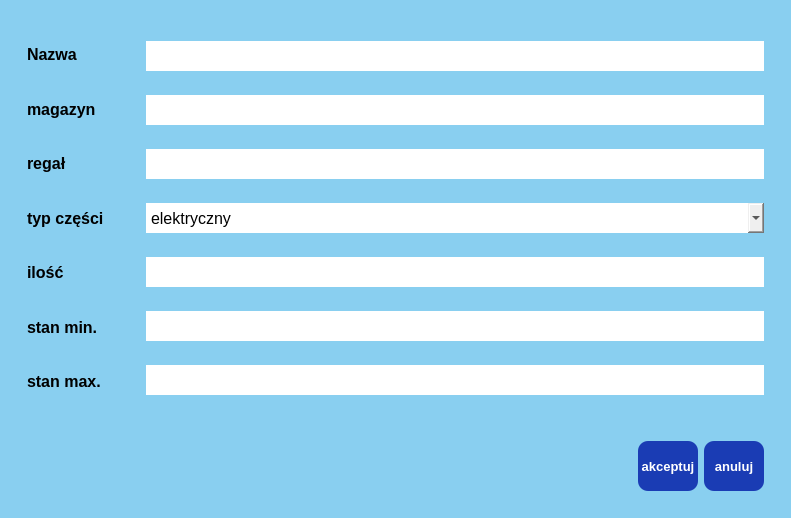
<?xml version="1.0" encoding="UTF-8"?>
<ui version="4.0">
 <class>Form</class>
 <widget class="QWidget" name="Form">
  <property name="geometry">
   <rect>
    <x>0</x>
    <y>0</y>
    <width>791</width>
    <height>518</height>
   </rect>
  </property>
  <property name="windowTitle">
   <string>Form</string>
  </property>
  <layout class="QHBoxLayout" name="horizontalLayout">
   <property name="spacing">
    <number>0</number>
   </property>
   <property name="leftMargin">
    <number>0</number>
   </property>
   <property name="topMargin">
    <number>0</number>
   </property>
   <property name="rightMargin">
    <number>0</number>
   </property>
   <property name="bottomMargin">
    <number>0</number>
   </property>
   <item>
    <widget class="QFrame" name="widget_main_frame">
     <property name="styleSheet">
      <string notr="true">#widget_main_frame{
background-color:#89cff0
}

*{
border:None;
}</string>
     </property>
     <property name="frameShape">
      <enum>QFrame::StyledPanel</enum>
     </property>
     <property name="frameShadow">
      <enum>QFrame::Raised</enum>
     </property>
     <layout class="QHBoxLayout" name="horizontalLayout_2">
      <item>
       <widget class="QFrame" name="frame_2">
        <property name="frameShape">
         <enum>QFrame::StyledPanel</enum>
        </property>
        <property name="frameShadow">
         <enum>QFrame::Raised</enum>
        </property>
        <layout class="QVBoxLayout" name="verticalLayout_2">
         <item>
          <widget class="QFrame" name="frame_5">
           <property name="minimumSize">
            <size>
             <width>0</width>
             <height>400</height>
            </size>
           </property>
           <property name="frameShape">
            <enum>QFrame::StyledPanel</enum>
           </property>
           <property name="frameShadow">
            <enum>QFrame::Raised</enum>
           </property>
           <layout class="QVBoxLayout" name="verticalLayout_3">
            <property name="spacing">
             <number>0</number>
            </property>
            <item>
             <widget class="QLabel" name="label">
              <property name="font">
               <font>
                <pointsize>12</pointsize>
                <weight>75</weight>
                <bold>true</bold>
               </font>
              </property>
              <property name="text">
               <string>Nazwa</string>
              </property>
             </widget>
            </item>
            <item>
             <widget class="QLabel" name="label_2">
              <property name="font">
               <font>
                <pointsize>12</pointsize>
                <weight>75</weight>
                <bold>true</bold>
               </font>
              </property>
              <property name="text">
               <string>magazyn</string>
              </property>
             </widget>
            </item>
            <item>
             <widget class="QLabel" name="label_3">
              <property name="font">
               <font>
                <pointsize>12</pointsize>
                <weight>75</weight>
                <bold>true</bold>
               </font>
              </property>
              <property name="text">
               <string>regał</string>
              </property>
             </widget>
            </item>
            <item>
             <widget class="QLabel" name="label_4">
              <property name="font">
               <font>
                <pointsize>12</pointsize>
                <weight>75</weight>
                <bold>true</bold>
               </font>
              </property>
              <property name="text">
               <string>typ części</string>
              </property>
             </widget>
            </item>
            <item>
             <widget class="QLabel" name="label_5">
              <property name="font">
               <font>
                <pointsize>12</pointsize>
                <weight>75</weight>
                <bold>true</bold>
               </font>
              </property>
              <property name="text">
               <string>ilość</string>
              </property>
             </widget>
            </item>
            <item>
             <widget class="QLabel" name="label_6">
              <property name="font">
               <font>
                <pointsize>12</pointsize>
                <weight>75</weight>
                <bold>true</bold>
               </font>
              </property>
              <property name="text">
               <string>stan min.</string>
              </property>
             </widget>
            </item>
            <item>
             <widget class="QLabel" name="label_7">
              <property name="font">
               <font>
                <pointsize>12</pointsize>
                <weight>75</weight>
                <bold>true</bold>
               </font>
              </property>
              <property name="text">
               <string>stan max.</string>
              </property>
             </widget>
            </item>
           </layout>
          </widget>
         </item>
         <item alignment="Qt::AlignRight|Qt::AlignBottom">
          <widget class="QFrame" name="frame_6">
           <property name="frameShape">
            <enum>QFrame::StyledPanel</enum>
           </property>
           <property name="frameShadow">
            <enum>QFrame::Raised</enum>
           </property>
          </widget>
         </item>
        </layout>
       </widget>
      </item>
      <item>
       <widget class="QFrame" name="frame">
        <property name="frameShape">
         <enum>QFrame::StyledPanel</enum>
        </property>
        <property name="frameShadow">
         <enum>QFrame::Raised</enum>
        </property>
        <layout class="QVBoxLayout" name="verticalLayout">
         <item>
          <widget class="QFrame" name="frame_4">
           <property name="minimumSize">
            <size>
             <width>0</width>
             <height>400</height>
            </size>
           </property>
           <property name="frameShape">
            <enum>QFrame::StyledPanel</enum>
           </property>
           <property name="frameShadow">
            <enum>QFrame::Raised</enum>
           </property>
           <layout class="QVBoxLayout" name="verticalLayout_4">
            <property name="spacing">
             <number>10</number>
            </property>
            <item>
             <widget class="QLineEdit" name="lineEdit">
              <property name="minimumSize">
               <size>
                <width>0</width>
                <height>30</height>
               </size>
              </property>
              <property name="font">
               <font>
                <pointsize>12</pointsize>
               </font>
              </property>
             </widget>
            </item>
            <item>
             <widget class="QLineEdit" name="lineEdit_2">
              <property name="minimumSize">
               <size>
                <width>0</width>
                <height>30</height>
               </size>
              </property>
              <property name="font">
               <font>
                <pointsize>12</pointsize>
               </font>
              </property>
             </widget>
            </item>
            <item>
             <widget class="QLineEdit" name="lineEdit_3">
              <property name="minimumSize">
               <size>
                <width>0</width>
                <height>30</height>
               </size>
              </property>
              <property name="font">
               <font>
                <pointsize>12</pointsize>
               </font>
              </property>
             </widget>
            </item>
            <item>
             <widget class="QComboBox" name="comboBox">
              <property name="minimumSize">
               <size>
                <width>0</width>
                <height>30</height>
               </size>
              </property>
              <property name="font">
               <font>
                <pointsize>12</pointsize>
               </font>
              </property>
              <item>
               <property name="text">
                <string>elektryczny</string>
               </property>
              </item>
              <item>
               <property name="text">
                <string>mechaniczny</string>
               </property>
              </item>
              <item>
               <property name="text">
                <string>jakis</string>
               </property>
              </item>
              <item>
               <property name="text">
                <string>inny</string>
               </property>
              </item>
             </widget>
            </item>
            <item>
             <widget class="QLineEdit" name="lineEdit_4">
              <property name="minimumSize">
               <size>
                <width>0</width>
                <height>30</height>
               </size>
              </property>
              <property name="font">
               <font>
                <pointsize>12</pointsize>
               </font>
              </property>
             </widget>
            </item>
            <item>
             <widget class="QLineEdit" name="lineEdit_5">
              <property name="minimumSize">
               <size>
                <width>0</width>
                <height>30</height>
               </size>
              </property>
              <property name="font">
               <font>
                <pointsize>12</pointsize>
               </font>
              </property>
             </widget>
            </item>
            <item>
             <widget class="QLineEdit" name="lineEdit_6">
              <property name="minimumSize">
               <size>
                <width>0</width>
                <height>30</height>
               </size>
              </property>
              <property name="font">
               <font>
                <pointsize>12</pointsize>
               </font>
              </property>
             </widget>
            </item>
           </layout>
          </widget>
         </item>
         <item alignment="Qt::AlignRight|Qt::AlignBottom">
          <widget class="QFrame" name="frame_3">
           <property name="styleSheet">
            <string notr="true"/>
           </property>
           <property name="frameShape">
            <enum>QFrame::StyledPanel</enum>
           </property>
           <property name="frameShadow">
            <enum>QFrame::Raised</enum>
           </property>
           <layout class="QHBoxLayout" name="horizontalLayout_3">
            <item>
             <widget class="QPushButton" name="pushButton">
              <property name="minimumSize">
               <size>
                <width>60</width>
                <height>50</height>
               </size>
              </property>
              <property name="font">
               <font>
                <pointsize>10</pointsize>
                <weight>75</weight>
                <bold>true</bold>
               </font>
              </property>
              <property name="cursor">
               <cursorShape>PointingHandCursor</cursorShape>
              </property>
              <property name="styleSheet">
               <string notr="true">#pushButton{
    background-color:#1a3cb4;
    color: #fff;
    border:none; 
    border-radius:10px; 
}</string>
              </property>
              <property name="text">
               <string>akceptuj</string>
              </property>
             </widget>
            </item>
            <item>
             <widget class="QPushButton" name="pushButton_2">
              <property name="minimumSize">
               <size>
                <width>60</width>
                <height>50</height>
               </size>
              </property>
              <property name="font">
               <font>
                <pointsize>10</pointsize>
                <weight>75</weight>
                <bold>true</bold>
               </font>
              </property>
              <property name="cursor">
               <cursorShape>PointingHandCursor</cursorShape>
              </property>
              <property name="styleSheet">
               <string notr="true">#pushButton_2{
    background-color:#1a3cb4;
    color: #fff;
    border:none; 
    border-radius:10px; 
}</string>
              </property>
              <property name="text">
               <string>anuluj</string>
              </property>
             </widget>
            </item>
           </layout>
          </widget>
         </item>
        </layout>
       </widget>
      </item>
     </layout>
    </widget>
   </item>
  </layout>
 </widget>
 <resources/>
 <connections/>
</ui>
